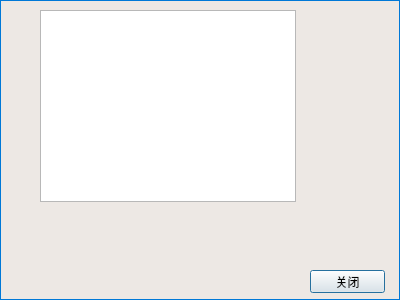
<?xml version="1.0" encoding="UTF-8"?>
<ui version="4.0">
 <class>about</class>
 <widget class="QDialog" name="about">
  <property name="geometry">
   <rect>
    <x>0</x>
    <y>0</y>
    <width>400</width>
    <height>300</height>
   </rect>
  </property>
  <property name="windowTitle">
   <string>about</string>
  </property>
  <property name="styleSheet">
   <string notr="true">QDialog{
background-color:#EDE8E4;
border:1px solid #0078D7
}</string>
  </property>
  <widget class="QTextBrowser" name="textBrowser">
   <property name="geometry">
    <rect>
     <x>40</x>
     <y>10</y>
     <width>256</width>
     <height>192</height>
    </rect>
   </property>
  </widget>
  <widget class="QPushButton" name="pushButton">
   <property name="geometry">
    <rect>
     <x>310</x>
     <y>270</y>
     <width>75</width>
     <height>23</height>
    </rect>
   </property>
   <property name="text">
    <string>关闭</string>
   </property>
  </widget>
 </widget>
 <layoutdefault spacing="6" margin="11"/>
 <resources/>
 <connections>
  <connection>
   <sender>pushButton</sender>
   <signal>clicked()</signal>
   <receiver>about</receiver>
   <slot>close()</slot>
   <hints>
    <hint type="sourcelabel">
     <x>338</x>
     <y>282</y>
    </hint>
    <hint type="destinationlabel">
     <x>216</x>
     <y>258</y>
    </hint>
   </hints>
  </connection>
 </connections>
</ui>
